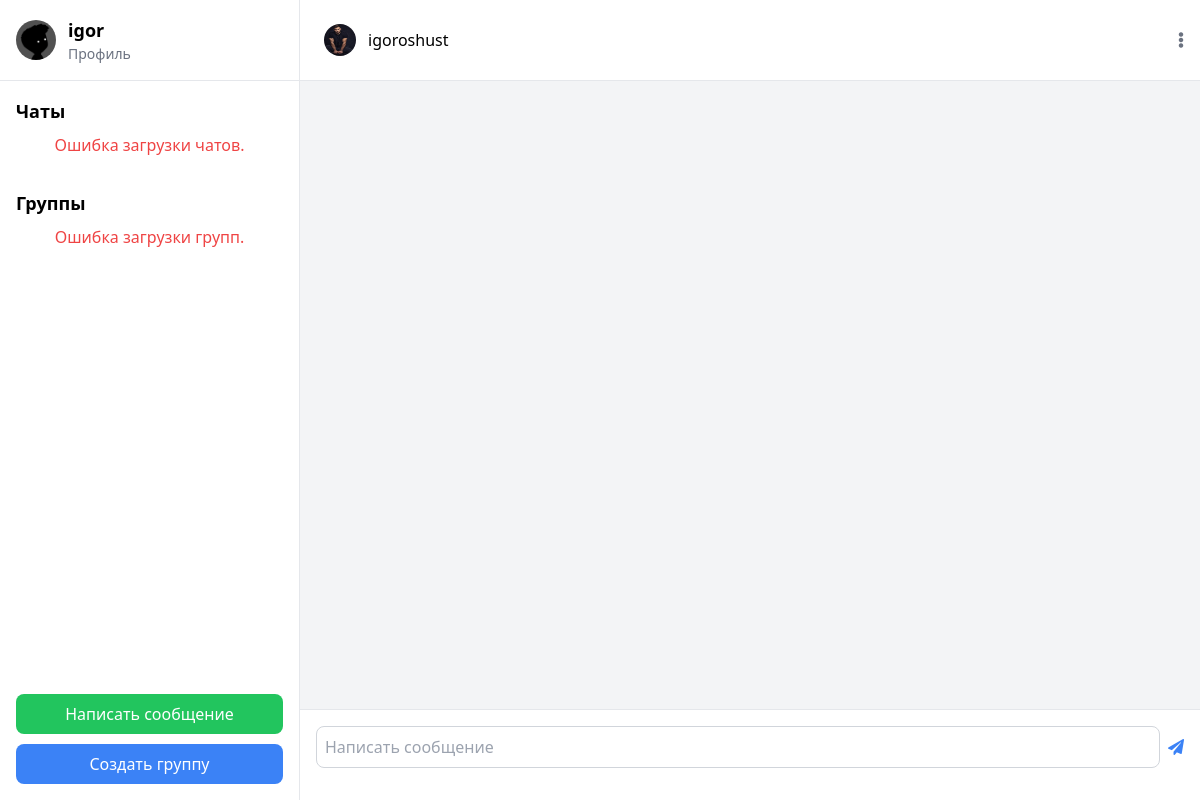
The app's page /personal-chat/igoroshust/ (signed in), older data.
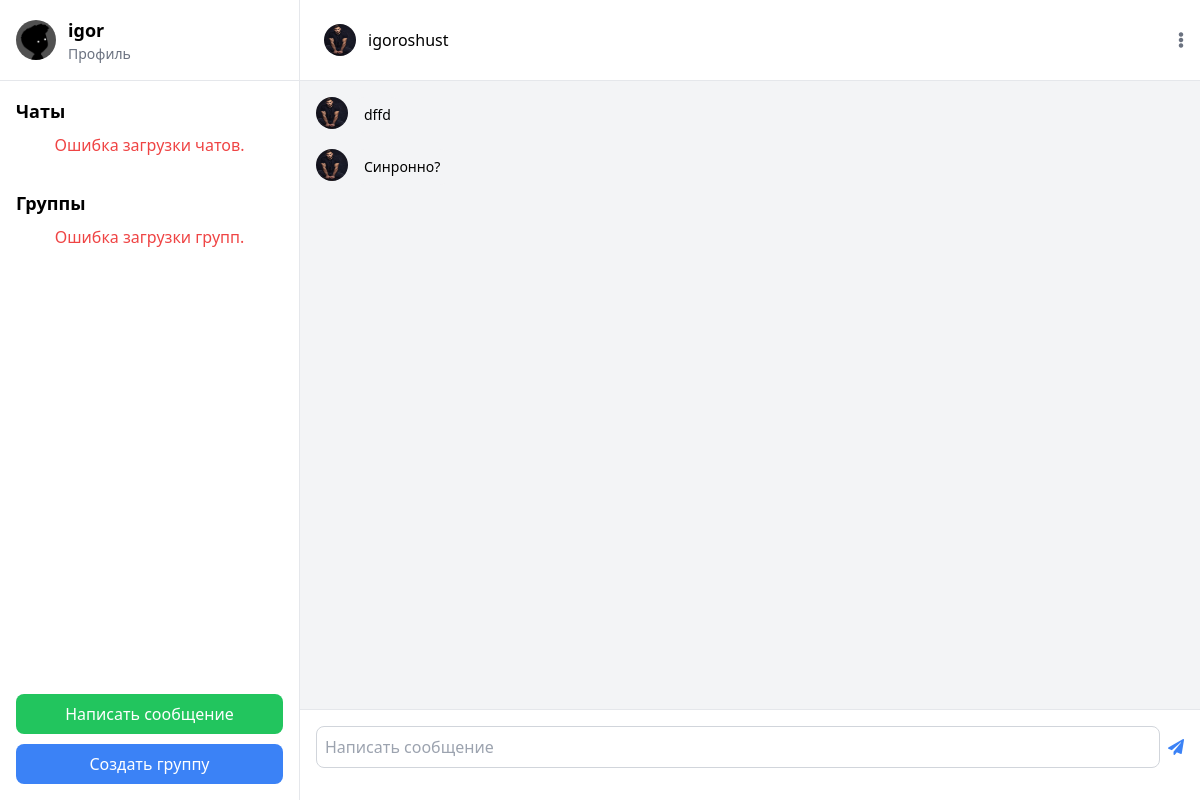
The same page, newer data.
### chat/models.py (models this page shows, shortened)
class Message(models.Model):
    chat = models.ForeignKey(Chat, related_name='messages', on_delete=models.CASCADE, null=True)
    sender = models.ForeignKey(settings.AUTH_USER_MODEL, related_name='sent_messages', on_delete=models.CASCADE)
    receiver = models.ForeignKey(settings.AUTH_USER_MODEL, related_name='received_messages', on_delete=models.CASCADE, null=True, blank=True)
    content = models.TextField()
    timestamp = models.DateTimeField(auto_now_add=True)
    group = models.ForeignKey('Group', on_delete=models.CASCADE, null=True, blank=True)
    is_read = models.BooleanField(default=False)  # Поле для статуса прочтения

class CustomUser (AbstractUser ):
    about = models.TextField()
    phone_number = models.CharField(max_length=15)
    photo = models.ImageField(upload_to='images/', blank=True, null=True, default='images/user-default.png')

### chat/views.py (the view)
# urls.py: path('personal-chat/<str:user>/', chat_view, name="personal_chat"),
@login_required
def chat_view(request, user):
    other_user = get_object_or_404(CustomUser , username=user)
    Message.objects.filter(receiver=request.user, sender=other_user, is_read=False).update(is_read=True)
    messages = Message.objects.filter(
        (Q(sender=request.user) & Q(receiver=other_user)) |
        (Q(sender=other_user) & Q(receiver=request.user))
    ).order_by('timestamp')
    unread_count = Message.objects.filter(receiver=request.user, sender=other_user, is_read=False).count()
    return render(request, 'chat/chat.html', {
        'messages': messages,
        'other_user': other_user,
        'chat_type': 'personal',  # Указываем тип чата
        'chat_avatar_url': other_user.photo.url if other_user.photo else None,  # URL аватара
        'chat_title': other_user.username,  # Имя пользователя
        'unread_count': unread_count,  # Количество непрочитанных сообщений
    })

### templates/chat/chat.html (shortened to what this page needs)
{% extends 'chat/main.html' %}
{% block header %}
<div class="flex-1 flex flex-col">
    <div class="flex items-center justify-between bg-white">
        <div class="flex items-center p-2 rounded-lg">
            <img alt="Chat avatar placeholder" class="w-8 h-8 rounded-full" height="40" src="{{ chat_avatar_url }}" width="40"/>
            <span class="ml-3 text-500">{{ chat_title }}</span>
        </div>
        <button class="text-gray-500" id="optionsButton">
            <i class="fas fa-ellipsis-v"></i>
        </button>
    </div>
</div>
{% endblock header %}
{% block content %}
<div class="flex-1 p-4 overflow-y-auto" id="chat-log">
    {% for message in messages %}
        <div class="flex mb-4 {% if message.sender == request.user %}justify-end{% endif %}">
            {% if message.sender != request.user %}
                <img alt="User  avatar placeholder" class="w-8 h-8 rounded-full" height="40" src="{{ message.sender.photo.url }}" width="40"/>
            {% endif %}
            <div class="{% if message.sender == request.user %}mr-3 bg-blue-500 text-white{% else %}ml-2 bg-gray-100{% endif %} p-2 rounded-lg">
                <p class="text-sm">
                    {{ message.content }}
                </p>
            </div>
        </div>
    {% endfor %}
</div>
<div class="p-4 bg-white border-t border-gray-200">
    <form id="message-form">
        <div class="flex items-center">
            <input class="flex-1 p-2 border border-gray-300 rounded-lg" id="message-input" placeholder="Написать сообщение" type="text" required/>
            <button class="ml-2 text-blue-500" type="submit">
                <i class="fas fa-paper-plane"></i>
            </button>
        </div>
    </form>
</div>
{% endblock content %}

Row changes from the older to the newer data that the page shows:
added Message: sender.photo (picture), content "dffd"
added Message: sender.photo (picture), content "Синронно?"
